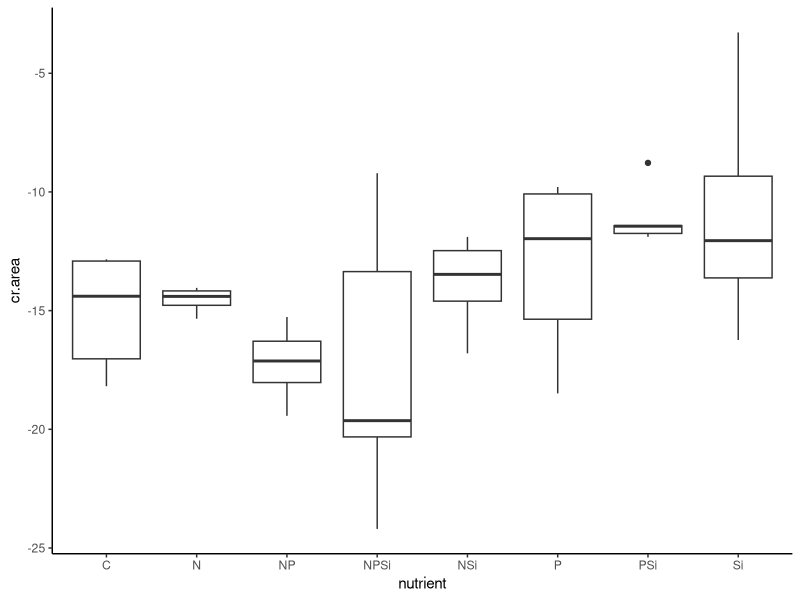
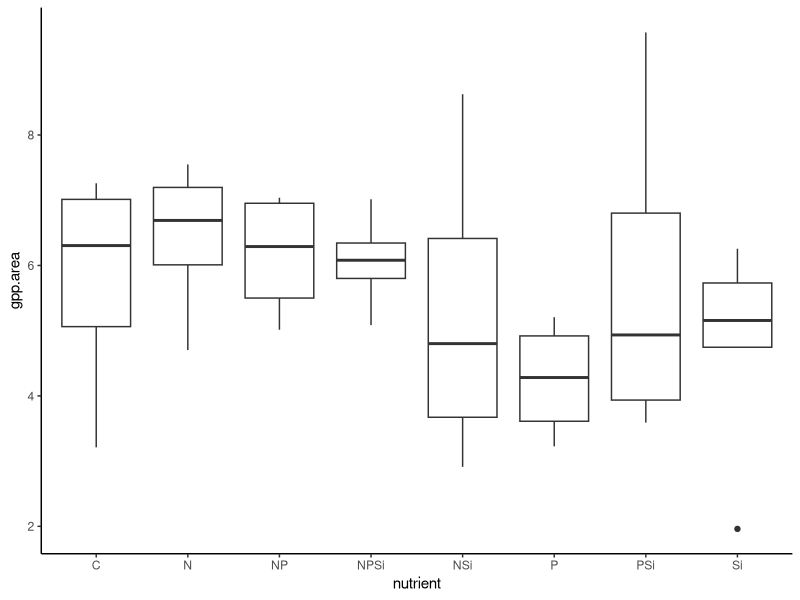
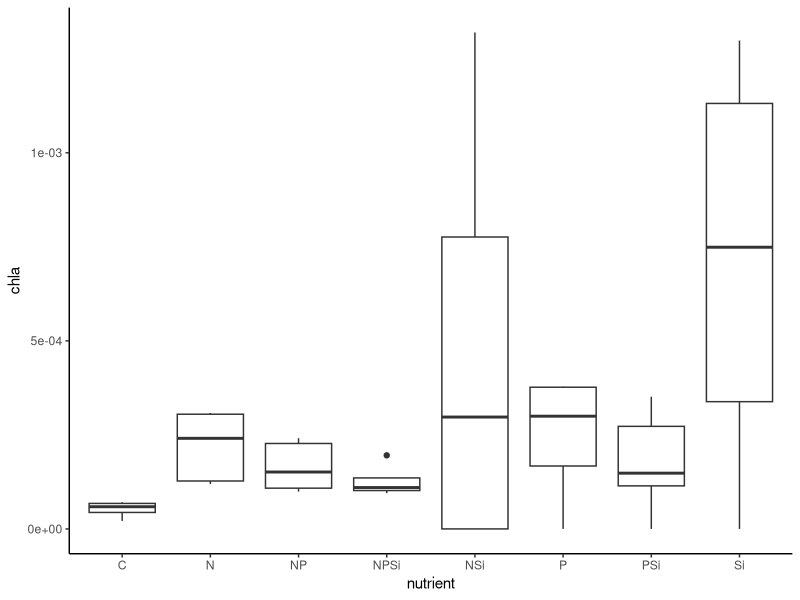
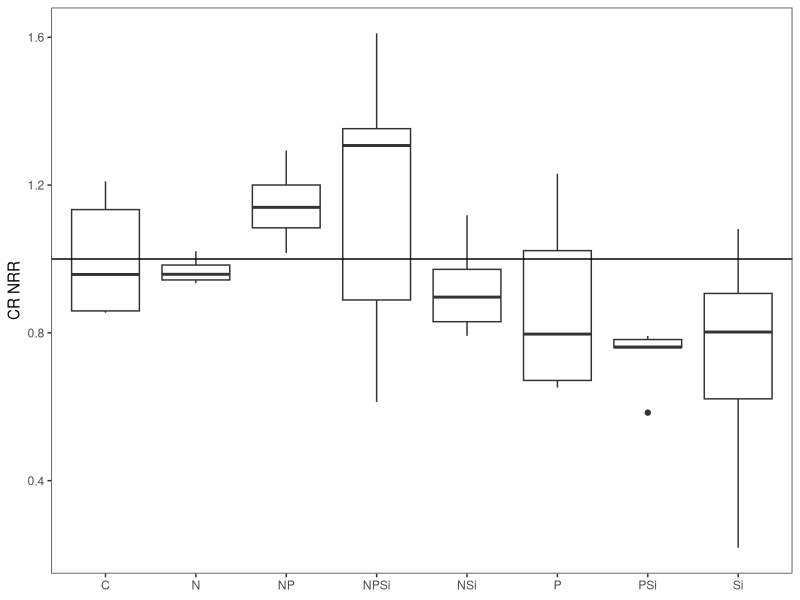
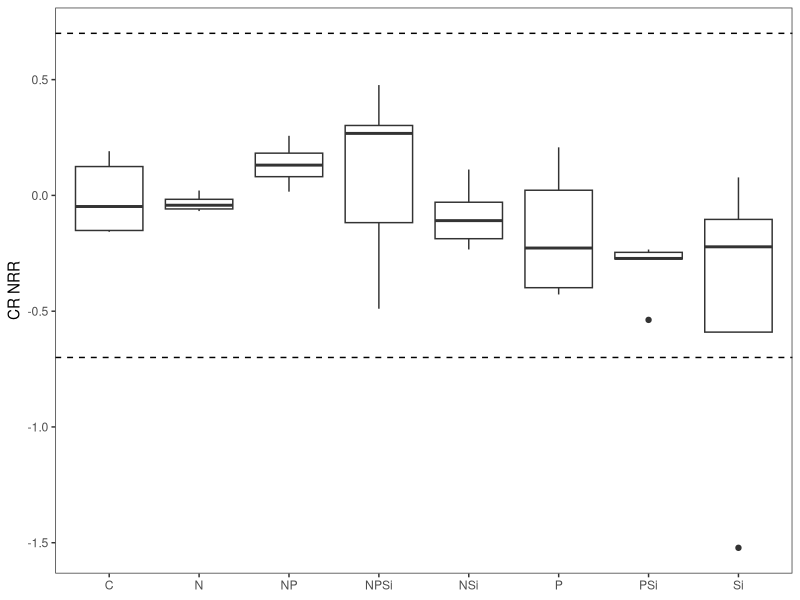
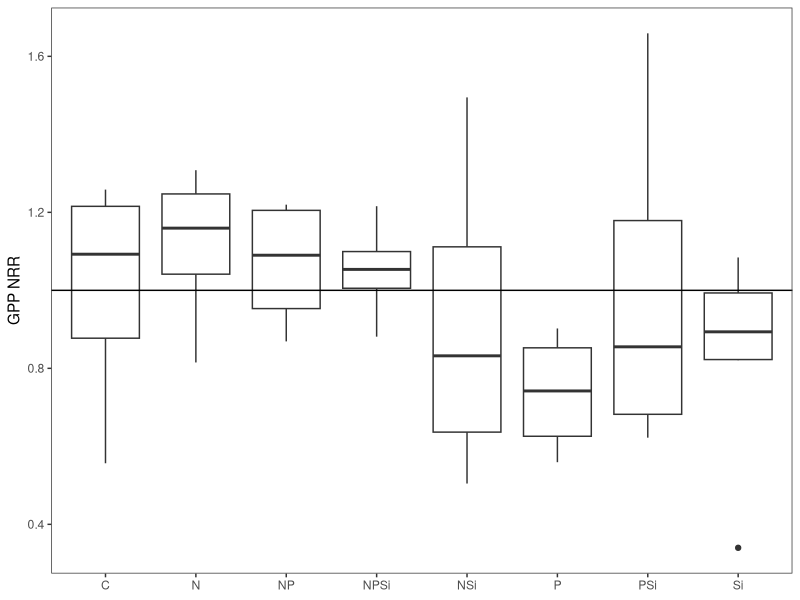
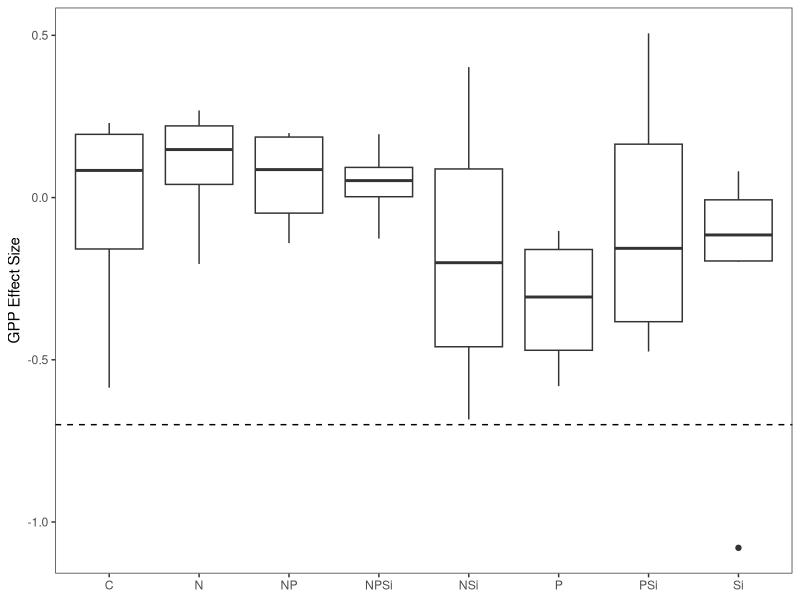
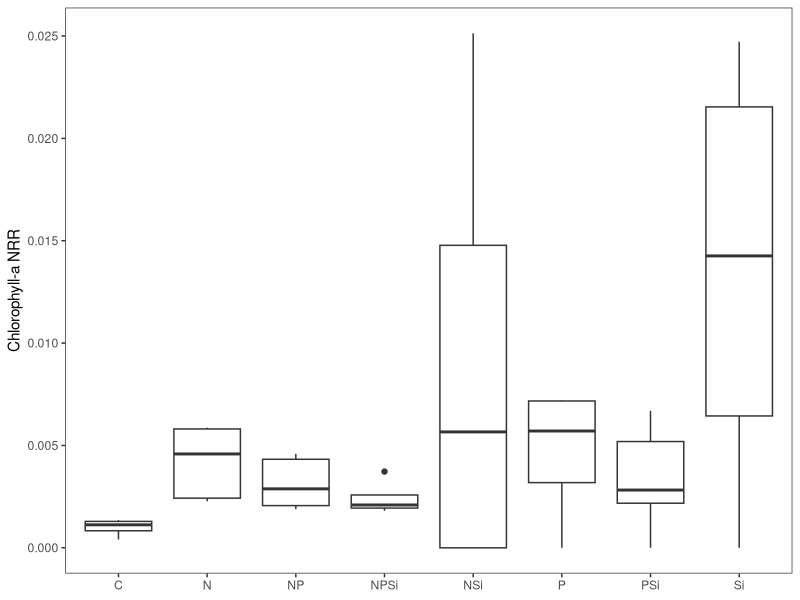

These figures' R source, in order: (Note: this script raises an error after producing the figures.)
#Author:  Clay Arango
#Creation date: 10-Feb-19
#Script to analyze NDS data from Summer 2018 WSB work with S. Roley and A. Alexiades

#packages
library(nlme)
library(nortest)
library(plyr)
library(dplyr)
library(multcomp)
library(MASS)
library(ggplot2)

#Load data
reec_summer <- read.table(file="reec_summer.csv", header=T, sep=",")

#set variable
d = reec_summer

#evaluate data to make sure factors are correct
names(d)
unique(d$nutrient) #control, N, NP, NPSi, NSi, P, PSi, Si
unique(d$N) #should be 0 and 1
unique(d$P) #should be 0 and 1
unique(d$Si) #should be 0 and 1
unique(d$top) #should be "sponge" and "glass"
#if need to change, use recode function below. 
d$top<-recode(d$top, "cellulose" ="sponge")
str(d)

#convert N and P vand Si alues (0 or 1 for absence or presence) to factors
d$N<-as.factor(d$N)
d$P<-as.factor(d$P)
d$Si<-as.factor(d$Si)
str(d)

#subset data into gpp and cr response
d.cr = subset(d, top=="sponge", data=d)
d.gpp = subset(d, top=="glass", data=d)

#check distribution of controls and remove as needed before calculating NRR.
ggplot(d.cr, aes(x=nutrient, y=cr.area))+geom_boxplot() +theme_classic()
#ok

#calculate nrr for cr
x<-ddply(d.cr, "nutrient", summarise, ave_cr = mean(cr.area, na.rm=T)) #changed to ddply b/c allows
#to specify by column name - I had a csv file with the relevant column in a different position.
x
d.cr$cr.nrr = d.cr$cr.area/-15.02240 #divide by control ave_cr

#check distribution of controls and remove as needed before calculating NRR.
ggplot(d.gpp, aes(x=nutrient, y=gpp.area))+geom_boxplot() +theme_classic()
#check CC1, but probably ok
ggplot(d.gpp, aes(x=nutrient, y=chla))+geom_boxplot() +theme_classic()
#ok - updated b/c original file had values too small (units were mg/cm2)

#calculate nrr for gpp and chla
x<- ddply(d.gpp, "nutrient", summarise, ave_gpp = mean(gpp.area, na.rm=T), ave_chla = mean(chla, na.rm=T)) 
x
d.gpp$gpp.nrr = d.gpp$gpp.area/5.770496 #divide by control ave_gpp
d.gpp$chla.nrr = d.gpp$chla/0.05252345 #divide by control ave_chla

#combine files and export
d.cr$chla.nrr<-NA
d.cr$gpp.nrr<-NA
d.gpp$cr.nrr<-NA
d.nrr<-rbind(d.cr, d.gpp)
d.nrr$site_date<-"reec_summer"

d.nrr$gpp.es<-log(d.nrr$gpp.nrr)
d.nrr$cr.es<-log(d.nrr$cr.nrr)
d.nrr$chla.es<-log(d.nrr$chla.nrr)

write.table(d.nrr, "reec_summer_nrr.csv", sep=",", quote=F, row.names =F)

###############
#plots of NRR and effect size
##############
ggplot(data=d.cr, aes(x=nutrient, y=cr.nrr))+geom_boxplot()+theme_bw()+
  ylab("CR NRR")+geom_abline(slope = 0, intercept = 1)+
  theme(axis.title.x=element_blank(), panel.grid.minor=element_blank(), panel.grid.major=element_blank())
#inhibition of most; limitation with NP

ggplot(data=subset(d.nrr, (top=="sponge")), aes(x=nutrient, y=cr.es))+geom_boxplot()+theme_bw()+
  ylab("CR NRR")+geom_hline(yintercept = 0.7, lty="dashed")+ geom_hline(yintercept = -0.7, lty="dashed")+
  theme(axis.title.x=element_blank(), panel.grid.minor=element_blank(), panel.grid.major=element_blank())

ggplot(data=subset(d.gpp, !(nutrient=="control")), aes(x=nutrient, y=gpp.nrr))+geom_boxplot()+theme_bw()+
  ylab("GPP NRR")+geom_abline(slope = 0, intercept = 1)+
  theme(axis.title.x=element_blank(), panel.grid.minor=element_blank(), panel.grid.major=element_blank())
#inhibition or neutral

ggplot(data=subset(d.nrr, (top=="glass")), aes(x=nutrient, y=gpp.es))+geom_boxplot()+theme_bw()+
  ylab("GPP Effect Size")+geom_abline(slope = 0, intercept = 1)+geom_hline(yintercept = -0.7, lty="dashed")+
  theme(axis.title.x=element_blank(), panel.grid.minor=element_blank(), panel.grid.major=element_blank())

ggplot(data=d.gpp, aes(x=nutrient, y=chla.nrr))+geom_boxplot()+theme_bw()+
  ylab("Chlorophyll-a NRR")+geom_abline(slope = 0, intercept = 1)+
  theme(axis.title.x=element_blank(), panel.grid.minor=element_blank(), panel.grid.major=element_blank())
#limitation for nearly all

ggplot(data=subset(d.nrr, (top=="glass")), aes(x=nutrient, y=chla.es))+geom_boxplot()+theme_bw()+
  ylab("Chla Effect Size")+geom_hline(yintercept = 1.385, lty="solid")+ 
 geom_hline(yintercept = 0.7, lty="dashed")+
  theme(axis.title.x=element_blank(), panel.grid.minor=element_blank(), panel.grid.major=element_blank())

##########
#NRR Summary Files
#########

GPP_sum<-ddply(d.gpp, "nutrient", summarise, ave_nrr.gpp=mean(gpp.nrr, na.rm=T), sd_nrr.gpp=sd(gpp.nrr, na.rm=T), 
               se_nrr.gpp =(sd(gpp.nrr)/sqrt(sum(!is.na(gpp.nrr)))), 
               ci95_nrr.gpp = (1.96*(sd(gpp.nrr)/sqrt(sum(!is.na(gpp.nrr))))),
               ave_nrr.chla=mean(chla.nrr, na.rm=T), sd_nrr.chla=sd(chla.nrr, na.rm=T), 
               se_nrr.chla =(sd(chla.nrr)/sqrt(sum(!is.na(chla.nrr)))), 
               ci95_nrr.chla = (1.96*(sd(chla.nrr)/sqrt(sum(!is.na(chla.nrr))))))
CR_sum<-ddply(d.cr, "nutrient", summarise, ave_nrr.cr=mean(cr.nrr, na.rm=T), sd_nrr.cr=sd(cr.nrr, na.rm=T), 
              se_nrr.cr =(sd(cr.nrr)/sqrt(sum(!is.na(cr.nrr)))), 
              ci95_nrr.cr = (1.96*(sd(cr.nrr)/sqrt(sum(!is.na(cr.nrr))))))

#now combine into one and export
d.sum<-merge(GPP_sum, CR_sum, by="nutrient")
d.sum$site_date<-"reec_summer"
write.table(d.sum, "reec_summer_summ.csv",  sep=",", quote=F, row.names =F)

############################################################
#analyze RESPIRATION data
############################################################

M1<-gls(cr.area~N*P*Si, data=d.cr, na.action=na.omit)
E1<-residuals(M1)
qqnorm(E1)
qqline(E1)
ad.test(E1)
   #residuals are normally distributed, p=0.20289
hist(E1)  
plot(M1)
   
plot(filter(d.cr, !is.na(cr.area)) %>% dplyr::select(nutrient), 
     E1, xlab="nutrient", ylab="Residuals")
bartlett.test(cr.area~nutrient, data=d.cr)
   #variance test not OK, we'll probably need to mess with this one

anova(M1) #N limitation
#N               1   7.8923  0.0084
#P               1   0.8282  0.3696
#Si              1   3.2453  0.0811
#N:P             1   3.8224  0.0594
#N:Si            1   1.7009  0.2015
#P:Si            1   0.4663  0.4996
#N:P:Si          1   0.0752  0.7857

##########################################################
#do multiple 2 way ANOVAs to improve our ability to interpret
##########################################################
#N and P
M1<-gls(cr.area~N*P, data=d.cr, na.action=na.omit)
E1<-residuals(M1)
qqnorm(E1)
qqline(E1)
ad.test(E1)
#residuals are not normally distributed, p=0.01155
hist(E1)  
plot(M1)

bartlett.test(cr.area~nutrient, data=d.cr)
#variance test not OK

anova(M1) #interpretation: N limitation in presence of P
#N               1   7.7230  0.0086
#P               1   0.8104  0.3740
#N:P             1   4.4240  0.0425

interaction.plot(d.cr$N, d.cr$P, d.cr$cr.area*-1)

#N and Si
M1<-gls(cr.area~N*Si, data=d.cr, na.action=na.omit)
E1<-residuals(M1)
qqnorm(E1)
qqline(E1)
ad.test(E1)
#residuals are normally distributed, p=0.5633
hist(E1)  
plot(M1)

bartlett.test(cr.area~nutrient, data=d.cr)
#variance test not OK

anova(M1) #interpretation: N limitation
#N               1   7.5891  0.0092
#Si              1   3.1207  0.0858
#N:Si            1   1.3989  0.2447
interaction.plot(d.cr$N, d.cr$Si, d.cr$cr.area*-1)

#P and Si
M1<-gls(cr.area~P*Si, data=d.cr, na.action=na.omit)
E1<-residuals(M1)
qqnorm(E1)
qqline(E1)
ad.test(E1)
#residuals are normally distributed, p=0.7714
hist(E1)  
plot(M1)

bartlett.test(cr.area~nutrient, data=d.cr)
#variance test not OK

anova(M1) #interpretation: no limitation
interaction.plot(d.cr$P, d.cr$Si, d.cr$cr.area*-1)
##########################################################
##########################################################

x <- group_by(d.cr, nutrient) %>%  # Grouping function causes subsequent functions to aggregate by season and reach
  summarize(cr.mean = abs(mean(cr.area, na.rm = TRUE)), # na.rm = TRUE to remove missing values
            cr.sd=abs(sd(cr.area, na.rm = TRUE)),  # na.rm = TRUE to remove missing values
            n = sum(!is.na(cr.area)), # of observations, excluding NAs. 
            cr.se=cr.sd/sqrt(n))

ggplot(data=x, aes(x=nutrient, y=cr.mean)) + 
  geom_bar(stat="identity", position=position_dodge(), color = "black") + 
  geom_errorbar(aes(ymin=cr.mean, ymax=cr.mean+cr.se), width=0.2, 
                position=position_dodge(0.9)) + 
  xlab("Nutrient") +
  ylab(expression(Respiration~(ug~O[2]~m^{-2}~h^{-1}))) +
  ylim(0,20) +
  labs(fill="Light") +
  theme_bw() +
  theme(panel.grid.major=element_blank(),
        panel.grid.minor=element_blank(),
        legend.title=element_text(size=6),
        legend.key=element_blank(), 
        legend.position=c(0.5,0.95), 
        legend.text=element_text(size=8), 
        legend.background=element_blank(), 
        legend.direction="horizontal", 
        legend.key.size=unit(0.3, "cm"), 
        axis.title.y=element_text(size=8), 
        axis.title.x=element_text(size=8), 
        axis.text.x=element_text(size=8))

#ggsave('output/figures/Ring_summer.tiff',
#       units="in",
#       width=3.25,
#       height=3.25,
#       dpi=1200,
#       compression="lzw")

############################################################
#analyze the PRODUCTION data
############################################################

M1<-gls(gpp.area~N*P*Si, data=d.gpp, na.action=na.omit) 
E1<-residuals(M1)
qqnorm(E1)
qqline(E1)
ad.test(E1)
   #residuals are OK

hist(E1, xlab="residuals", main="")
plot(M1)

plot(filter(d.gpp, !is.na(gpp.area)) %>% dplyr::select(nutrient), 
     E1, xlab="nutrient", ylab="Residuals")
bartlett.test(gpp.area~nutrient, data=d.gpp)
   #ok

anova(M1)
  
x <- group_by(d.gpp, nutrient) %>%  # Grouping function causes subsequent functions to aggregate by season and reach
  summarize(gpp.mean = abs(mean(gpp.area, na.rm = TRUE)), # na.rm = TRUE to remove missing values
            gpp.sd=abs(sd(gpp.area, na.rm = TRUE)),  # na.rm = TRUE to remove missing values
            n = sum(!is.na(gpp.area)), # of observations, excluding NAs. 
            gpp.se=gpp.sd/sqrt(n))

ggplot(data=x, aes(x=nutrient, y=gpp.mean)) + 
  geom_bar(stat="identity", position=position_dodge(), color = "black") + 
  geom_errorbar(aes(ymin=gpp.mean, ymax=gpp.mean+gpp.se), width=0.2, 
                position=position_dodge(0.9)) + 
  xlab("Nutrient") +
  ylab(expression(Production~(ug~O[2]~m^{-2}~h^{-1}))) +
  labs(fill="Light") +
  theme_bw() +
  theme(panel.grid.major=element_blank(),
        panel.grid.minor=element_blank(), 
        legend.title=element_text(size=6), 
        legend.key=element_blank(),  
        legend.position=c(0.5,0.95),  
        legend.text=element_text(size=8),  
        legend.background=element_blank(),  
        legend.direction="horizontal",  
        legend.key.size=unit(0.3, "cm"),  
        axis.title.y=element_text(size=8),  
        axis.title.x=element_text(size=8),  
        axis.text.x=element_text(size=8))

#ggsave('output/figures/gppByNutrient.tiff',
#       units="in",
#       width=3.25,
#       height=3.25,
#       dpi=1200,
#       compression="lzw")


############################################################
#analyze the CHL-A biomass on disks

M1<-gls(chla~N*P*Si, data=d.gpp, na.action=na.omit)
E1<-residuals(M1)
qqnorm(E1)
qqline(E1)
ad.test(E1)
#residuals NOT ok
hist(E1)
plot(M1) # variance increases with mean!

anova(M1)
